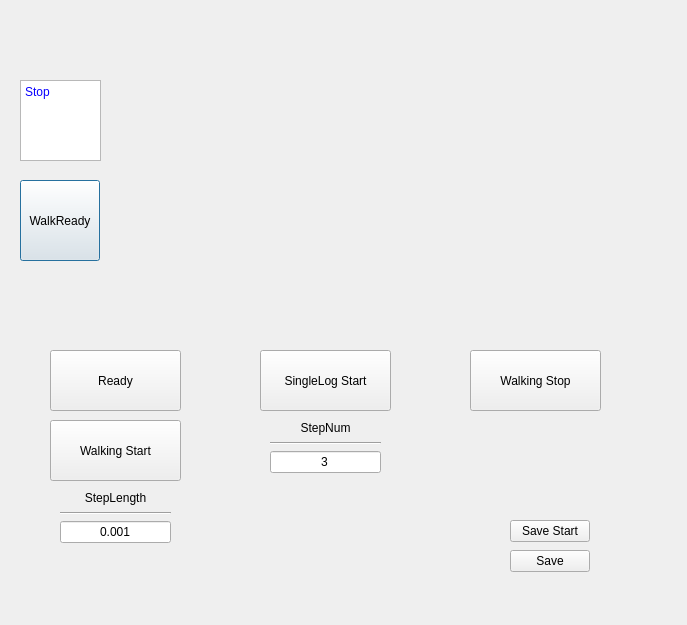
<?xml version="1.0" encoding="UTF-8"?>
<ui version="4.0">
 <class>RealWalkDialog</class>
 <widget class="QDialog" name="RealWalkDialog">
  <property name="geometry">
   <rect>
    <x>0</x>
    <y>0</y>
    <width>687</width>
    <height>625</height>
   </rect>
  </property>
  <property name="windowTitle">
   <string>Dialog</string>
  </property>
  <widget class="QCustomPlot" name="widget" native="true">
   <property name="geometry">
    <rect>
     <x>120</x>
     <y>60</y>
     <width>531</width>
     <height>221</height>
    </rect>
   </property>
  </widget>
  <widget class="QPushButton" name="PB_WalkReady">
   <property name="geometry">
    <rect>
     <x>20</x>
     <y>180</y>
     <width>80</width>
     <height>81</height>
    </rect>
   </property>
   <property name="text">
    <string>WalkReady</string>
   </property>
  </widget>
  <widget class="QTextEdit" name="TE_Status">
   <property name="geometry">
    <rect>
     <x>20</x>
     <y>80</y>
     <width>81</width>
     <height>81</height>
    </rect>
   </property>
   <property name="html">
    <string>&lt;!DOCTYPE HTML PUBLIC &quot;-//W3C//DTD HTML 4.0//EN&quot; &quot;http://www.w3.org/TR/REC-html40/strict.dtd&quot;&gt;
&lt;html&gt;&lt;head&gt;&lt;meta name=&quot;qrichtext&quot; content=&quot;1&quot; /&gt;&lt;style type=&quot;text/css&quot;&gt;
p, li { white-space: pre-wrap; }
&lt;/style&gt;&lt;/head&gt;&lt;body style=&quot; font-family:'Sans Serif'; font-size:9pt; font-weight:400; font-style:normal;&quot;&gt;
&lt;p style=&quot; margin-top:0px; margin-bottom:0px; margin-left:0px; margin-right:0px; -qt-block-indent:0; text-indent:0px;&quot;&gt;&lt;span style=&quot; color:#0800ff;&quot;&gt;Stop&lt;/span&gt;&lt;/p&gt;&lt;/body&gt;&lt;/html&gt;</string>
   </property>
  </widget>
  <widget class="QPushButton" name="PB_SingleLog">
   <property name="geometry">
    <rect>
     <x>260</x>
     <y>350</y>
     <width>131</width>
     <height>61</height>
    </rect>
   </property>
   <property name="text">
    <string>SingleLog Start</string>
   </property>
  </widget>
  <widget class="QPushButton" name="PB_Walking">
   <property name="geometry">
    <rect>
     <x>50</x>
     <y>420</y>
     <width>131</width>
     <height>61</height>
    </rect>
   </property>
   <property name="text">
    <string>Walking Start</string>
   </property>
  </widget>
  <widget class="QPushButton" name="PB_WalkStop">
   <property name="geometry">
    <rect>
     <x>470</x>
     <y>350</y>
     <width>131</width>
     <height>61</height>
    </rect>
   </property>
   <property name="text">
    <string>Walking Stop</string>
   </property>
  </widget>
  <widget class="QWidget" name="layoutWidget">
   <property name="geometry">
    <rect>
     <x>60</x>
     <y>490</y>
     <width>111</width>
     <height>53</height>
    </rect>
   </property>
   <layout class="QVBoxLayout" name="verticalLayout">
    <item>
     <widget class="QLabel" name="label">
      <property name="text">
       <string>&lt;html&gt;&lt;head/&gt;&lt;body&gt;&lt;p align=&quot;center&quot;&gt;StepLength&lt;/p&gt;&lt;/body&gt;&lt;/html&gt;</string>
      </property>
     </widget>
    </item>
    <item>
     <widget class="Line" name="line">
      <property name="orientation">
       <enum>Qt::Horizontal</enum>
      </property>
     </widget>
    </item>
    <item>
     <widget class="QLineEdit" name="LE_StepLength">
      <property name="text">
       <string>0.001</string>
      </property>
      <property name="cursorPosition">
       <number>0</number>
      </property>
      <property name="alignment">
       <set>Qt::AlignCenter</set>
      </property>
     </widget>
    </item>
   </layout>
  </widget>
  <widget class="QWidget" name="layoutWidget">
   <property name="geometry">
    <rect>
     <x>270</x>
     <y>420</y>
     <width>111</width>
     <height>53</height>
    </rect>
   </property>
   <layout class="QVBoxLayout" name="verticalLayout_2">
    <item>
     <widget class="QLabel" name="label_2">
      <property name="text">
       <string>&lt;html&gt;&lt;head/&gt;&lt;body&gt;&lt;p align=&quot;center&quot;&gt;StepNum&lt;/p&gt;&lt;/body&gt;&lt;/html&gt;</string>
      </property>
     </widget>
    </item>
    <item>
     <widget class="Line" name="line_2">
      <property name="orientation">
       <enum>Qt::Horizontal</enum>
      </property>
     </widget>
    </item>
    <item>
     <widget class="QLineEdit" name="LE_StepNum">
      <property name="text">
       <string>3</string>
      </property>
      <property name="alignment">
       <set>Qt::AlignCenter</set>
      </property>
     </widget>
    </item>
   </layout>
  </widget>
  <widget class="QPushButton" name="PB_WalkingReady">
   <property name="geometry">
    <rect>
     <x>50</x>
     <y>350</y>
     <width>131</width>
     <height>61</height>
    </rect>
   </property>
   <property name="text">
    <string>Ready</string>
   </property>
  </widget>
  <widget class="QPushButton" name="PB_SAVE_START">
   <property name="geometry">
    <rect>
     <x>510</x>
     <y>520</y>
     <width>80</width>
     <height>22</height>
    </rect>
   </property>
   <property name="text">
    <string>Save Start</string>
   </property>
  </widget>
  <widget class="QPushButton" name="PB_SAVE">
   <property name="geometry">
    <rect>
     <x>510</x>
     <y>550</y>
     <width>80</width>
     <height>22</height>
    </rect>
   </property>
   <property name="text">
    <string>Save</string>
   </property>
  </widget>
 </widget>
 <customwidgets>
  <customwidget>
   <class>QCustomPlot</class>
   <extends>QWidget</extends>
   <header>qcustomplot.h</header>
   <container>1</container>
  </customwidget>
 </customwidgets>
 <resources/>
 <connections/>
</ui>
